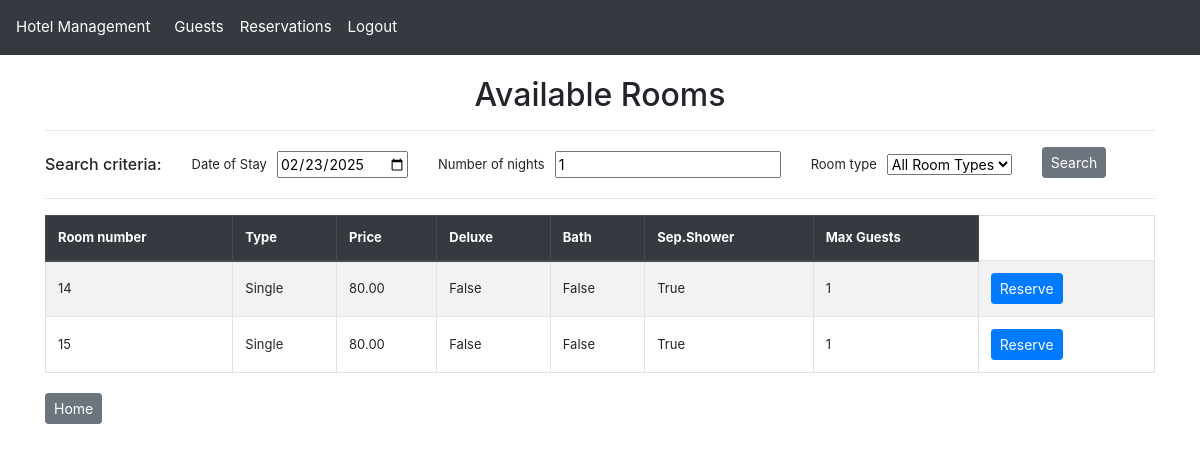
The page /available-rooms/ (signed in) on the database its author committed.
### hotel_app/models.py (models this page shows, shortened)
class Room(models.Model):
    room_number = models.IntegerField(primary_key=True, unique=True)
    room_type = models.ForeignKey(RoomType, null=True, on_delete=models.SET_NULL, related_name="rooms")

class RoomType(models.Model):
    room_type_code = models.CharField(
        max_length=3,
        validators=[
            MinLengthValidator(1),
            RegexValidator(r'^[A-Z]{1,3}$', message="The room type code must be between 1 and 3 uppercase letters"),
        ],
        unique=True,
        primary_key=True,
    )
    room_type_name = models.CharField(max_length=25)
    price = models.DecimalField(max_digits=6, decimal_places=2)
    deluxe = models.BooleanField()
    bath = models.BooleanField()
    separate_shower = models.BooleanField()
    maximum_guests = models.PositiveSmallIntegerField()
    def __str__(self):
        return self.room_type_name

### hotel_app/views.py (the view)
# urls.py: path("available-rooms/", views.available_rooms_list_view, name="available_rooms_list"),
@login_required
def available_rooms_list_view(request):
    start_date = request.GET.get('start_date')
    if (not start_date):
        start_date = request.session.get('available_rooms_default_start_date', timezone.now().date().strftime('%Y-%m-%d')) # default to today
    length_of_stay = request.GET.get('length_of_stay')
    if (not length_of_stay):
        length_of_stay = request.session.get('available_rooms_default_length_of_stay', 1)  # default to 1 night
    room_type = request.GET.get('room_type')
    if (not room_type):
        room_type = request.session.get('available_rooms_default_room_type', '')  # default to empty (All types)
    request.session['available_rooms_default_start_date'] = start_date
    request.session['available_rooms_default_length_of_stay'] = length_of_stay
    request.session['available_rooms_default_room_type'] = room_type
    rooms = Room.objects.all()
    available_room_filter = AvailableRoomFilter(
        request.GET or {'start_date': start_date, 'length_of_stay': length_of_stay, 'room_type':room_type},
        queryset=rooms)
    return render(request, 'available_rooms_list.html', {'filter': available_room_filter})

### hotel_app/filters.py (called while the page is built)
    def filter_queryset(self, queryset):
        data = self.data
        start_date = data.get("start_date")
        length_of_stay = data.get("length_of_stay")
        room_type = data.get("room_type")
        if start_date and length_of_stay:
            start_date = datetime.strptime(start_date, '%Y-%m-%d')
            length_of_stay = int(length_of_stay)
            end_date = start_date + timedelta(days=length_of_stay)
            reserved_rooms = Reservation.objects.filter(
                start_of_stay__lt=end_date,
                start_of_stay__gte=start_date
            ).values_list("room_number", flat=True)
            queryset = queryset.exclude(room_number__in=reserved_rooms)
        if room_type:
            queryset = queryset.filter(room_type__room_type_code=room_type)
        return queryset

### hotel_app/templatetags/custom_filters.py (called while the page is built)
@register.filter(name='is_in_group')
def is_in_group(user, group_name):
    return user.groups.filter(name=group_name).exists()

### hotel_app/templates/available_rooms_list.html (shortened to what this page needs)
{% extends "base.html" %}
{% block content %}
    <h2 class="text-center">Available Rooms</h2>
    <hr>
    <div class="row align-items-center">
        <div class="col-auto text-center" style="font-size: 13px; vertical-align: middle;">
            <h6 class="fw-bold mb-0">Search criteria:</h6>
        </div>
        <div class="col">
            <form method="get" class="row g-3">
                {% for field in filter.form %}
                <div class="col-md-auto d-flex align-items-center mt-1 mb-1">
                    <label for="{{ field.id_for_label }}" class="form-label fw-bold" style="font-size: 13px; margin-right: 10px; margin-bottom: 0; vertical-align: middle;">{{ field.label }}</label>
                    {{ field }}
                </div>
                {% endfor %}
                <div class="col-md-auto">
                    <button type="submit" class="btn btn-secondary btn-sm">Search</button>
                </div>
            </form>
        </div>
    </div>
    <hr>
    <table class="table table-bordered table-striped ">
        <thead class="thead-dark">
            <tr>
                <th>Room number</th>
                <th>Type</th>
                <th>Price</th>
                <th>Deluxe</th>
                <th>Bath</th>
                <th>Sep.Shower</th>
                <th>Max Guests</th>
            </tr>
        </thead>
        <tbody>
            {% for room in filter.qs %}
            <tr>
                <td>{{ room.room_number }} </td>
                <td>{{ room.room_type.room_type_name }} </td>
                <td>{{ room.room_type.price }} </td>
                <td>{{ room.room_type.deluxe }} </td>
                <td>{{ room.room_type.bath }} </td>
                <td>{{ room.room_type.separate_shower }} </td>
                <td>{{ room.room_type.maximum_guests }} </td>
                <td>
                    <div class="button-group">
                        <a href="{% url 'available_rooms_reserve' room.room_number %}?start_date={{ filter.form.start_date.value }}&length_of_stay={{ filter.form.length_of_stay.value }}" class="btn btn-primary btn-sm" >Reserve</a>
                    </div>
                </td>
            </tr>
            {% endfor %}
        </tbody>
    </table>
{% endblock %}
{% block footer %}
<div class="button-group">
    <a href="{% url 'home' %}" class="btn btn-secondary btn-sm">Home</a>
</div>
{% endblock %}

### static/css/styles.css (style rules this page uses)
body { padding-top: 56px; font-size: 14px; }
.table th, .table td { vertical-align: middle; font-size: 13px; }
.button-group a, button { margin-right: 10px; }

### rows shown on the page
Room: room_number "14", room_type.room_type_name "Single", room_type.price "80.00", room_type.deluxe "False", room_type.bath "False", room_type.separate_shower "True", room_type.maximum_guests "1"
Room: room_number "15", room_type.room_type_name "Single", room_type.price "80.00", room_type.deluxe "False", room_type.bath "False", room_type.separate_shower "True", room_type.maximum_guests "1"

### other values the page prints
{{ field.label }} "Date of Stay" "Number of nights" "Room type"
